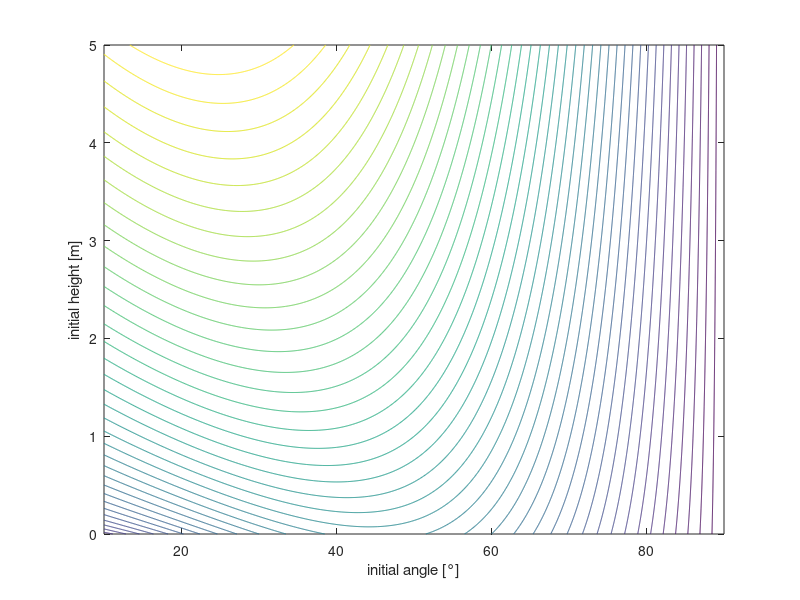

Here is the MATLAB script that generated this plot:
%% Assignment 4 - Exercise 2
clear; clc; close all;

%% define variables
g = 9.81; % m/s^2
v0 = 5; % m/s

angle = linspace(10,90,1000);
height = linspace(0,5,1000);

[X, Y] = meshgrid(angle, height);

%% compute range
getRange = @(beta, h0) v0*cos(beta)/g.*(v0*sin(beta) + ...
      sqrt((v0*sin(beta)).^2 + 2 * g * h0));
 
range = getRange(deg2rad(X),Y);

 %% contour
 figure();
 contour(X, Y, range, 40);
 xlabel('initial angle [°]');
 ylabel('initial height [m]');
 
 %% analysis
 % for 2.5m height, ideal angle is around 31°
